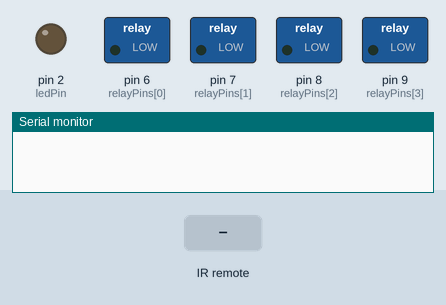
Simulated run of this sketch. Board: Arduino Uno, built with avr-gcc and run on an emulated ATmega328P. On the bench: switched loads named in the sketch (green lamp = pin HIGH), output pins drawn as LEDs (lit = HIGH), the last lines printed to the serial monitor. The inputs (shaded band) are chosen by the test bench.

Above: at 1.2 s.
1.3 s: infrared code 0xA10 received
At 1.7 s:
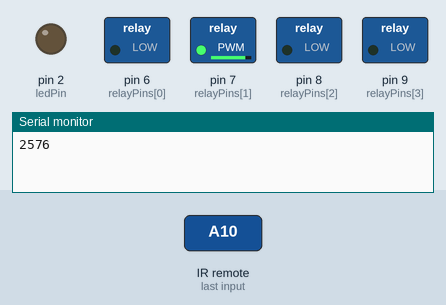
2.8 s: infrared code 0x410 received
At 3.6 s:
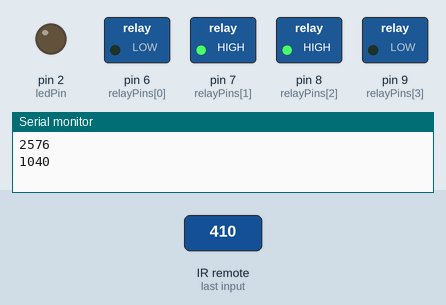
4.3 s: infrared code 0xC10 received
At 4.9 s:
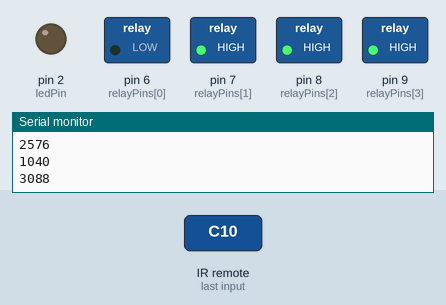
5.8 s: infrared code 0x610 received
At 6.4 s:
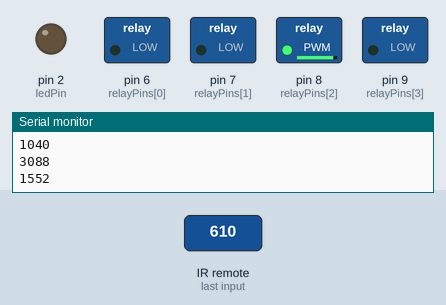
7.3 s: infrared code 0x810 received
At 8.2 s:
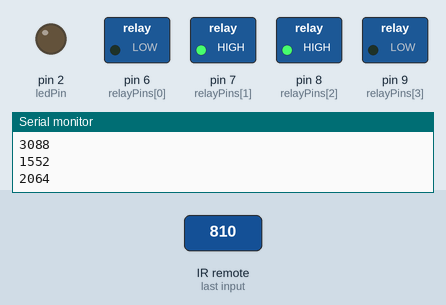
8.8 s: infrared code 0xE10 received
At 9.8 s:
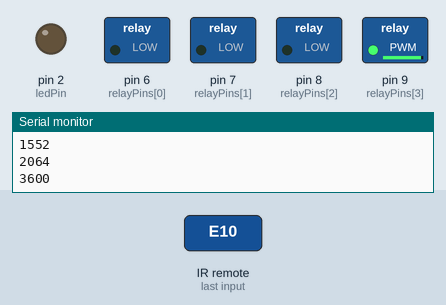
Timing chart, 0 to 11.3 s (numbered marks = the images above; inputs shaded):
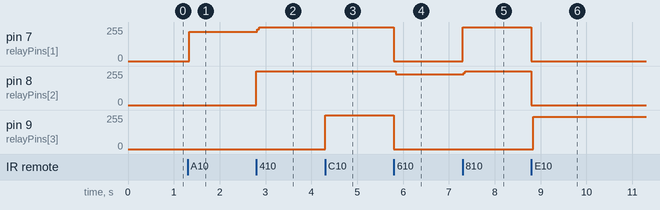

Measured:
- after the input at 1.3 s, pin 7 (relayPins[1]): 0/255 → 218/255 at once
- after the input at 2.8 s, pin 7 (relayPins[1]): 218/255 → 255/255 at once; pin 8 (relayPins[2]): 0/255 → 255/255 at once
- after the input at 4.3 s, pin 9 (relayPins[3]): 0/255 → 255/255 at once
- after the input at 5.8 s, pin 7 (relayPins[1]), pin 9 (relayPins[3]): 255/255 → 0/255 at once; pin 8 (relayPins[2]): 255/255 → 230/255 at once
- after the input at 7.3 s, pin 7 (relayPins[1]): 0/255 → 255/255 at once; pin 8 (relayPins[2]): 230/255 → 255/255 at once
- after the input at 8.8 s, pin 7 (relayPins[1]), pin 8 (relayPins[2]): 255/255 → 0/255 at once; pin 9 (relayPins[3]): 0/255 → 241/255 at once

The sketch:

IR_Relays_with_MSP430.ino
```cpp
#include <IRremote.h>


boolean state0 = 0;
boolean state1 = 0;
boolean state2 = 0;
boolean state3 = 0;
boolean state4 = 0;
unsigned char s = 0;
unsigned char ledPin = 2;
unsigned char rcvPin = 10;
unsigned char relayPins[4] = {6, 7, 8, 9};


IRrecv irrecv(rcvPin);


decode_results rcv;


void allOff()
{
    for(s = 0; s < 4; s++)
    {
        digitalWrite(relayPins[s], LOW);
    }
}


void allOn()
{
    for(s = 0; s < 4; s++)
    {
        digitalWrite(relayPins[s], HIGH);
    }
}


void setup()
{
    pinMode(ledPin, OUTPUT);
    digitalWrite(ledPin, LOW);
    for(s = 0; s < 4; s++)
    {
        pinMode(relayPins[s], OUTPUT);
        digitalWrite(relayPins[s], LOW);
    }
    Serial.begin(9600);
    irrecv.enableIRIn();
}


void loop()
{
    if (irrecv.decode(&rcv))
    {
          digitalWrite(ledPin, HIGH);
          Serial.println(rcv.value, DEC);
          irrecv.resume();
    }

    if(rcv.value == 16)
    {
         state1 = ~state1;
         digitalWrite(relayPins[0],  state1);
    }
    if(rcv.value == 2064)
    {
         state2 = ~state2;
         digitalWrite(relayPins[1],  state2);
    }
    if(rcv.value == 1040)
    {
         state3 = ~state3;
         digitalWrite(relayPins[2],  state3);
    }
    if(rcv.value == 3088)
    {
         state4 = ~state4;
         digitalWrite(relayPins[3],  state4);
    }
    if(rcv.value == 528)
    {
         allOff();
         digitalWrite(relayPins[0],  HIGH);
    }
    if(rcv.value == 2576)
    {
         allOff();
         digitalWrite(relayPins[1],  HIGH);
    }
    if(rcv.value == 1552)
    {
         allOff();
         digitalWrite(relayPins[2],  HIGH);
    }
    if(rcv.value == 3600)
    {
         allOff();
         digitalWrite(relayPins[3],  HIGH);
    }
    if(rcv.value == 272)
    {
         allOn();
    }
    if(rcv.value == 2320)
    {
         allOff();
    }
    if(rcv.value == 2704)
    {
         state0 ^= 0x1;
         switch(state0)
         {
             case 1:
             {
                 allOn();
                 break;
             }
             default:
             {
                 allOff();
                 break;
             }
         }
    }
    digitalWrite(ledPin, LOW);
}
```
